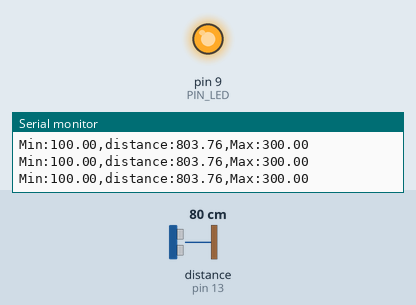
This sketch was run on a simulated Arduino Uno, built with avr-gcc and run on an emulated ATmega328P. Parts: output pins drawn as LEDs (lit = HIGH), the last lines printed to the serial monitor. Wiring (inferred from the names in the program): ultrasonic range finder: trigger pin 12; echo pin 13. The inputs (shaded band) are chosen by the test bench; at power-on: distance to the obstacle (sensor on pin 13) 80 cm. The echo pulse lasts 58.3 µs per cm; pins used as bus, display or sensor lines are not drawn.

Above: at 1.2 s.
1.3 s: distance to the obstacle (sensor on pin 13) set to 18 cm
At 2.1 s:
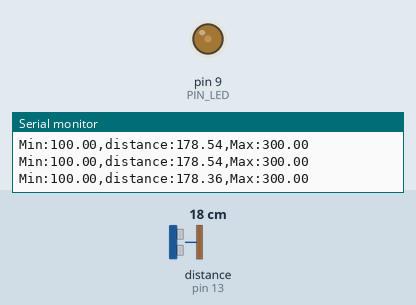
2.8 s: distance to the obstacle (sensor on pin 13) set to 2 cm
At 3.2 s:
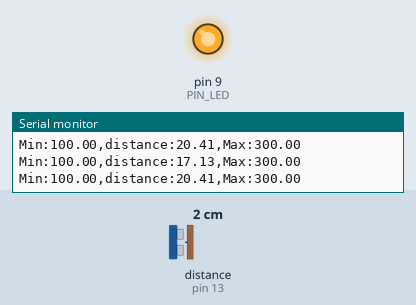
Timing chart, 0 to 5.8 s (numbered marks = the images above; inputs shaded):
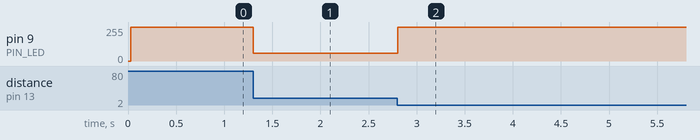

Measured:
- after the input at 1.3 s, pin 9 (PIN_LED): 255/255 → 57/255 at once
- after the input at 2.8 s, pin 9 (PIN_LED): 57/255 → 255/255 at once

The sketch:

08P07.ino
```cpp
#define PIN_LED  9
#define PIN_TRIG 12   // sonar sensor TRIGGER
#define PIN_ECHO 13   // sonar sensor ECHO

// configurable parameters
#define SND_VEL 346.0     // sound velocity at 24 celsius degree (unit: m/sec)
#define INTERVAL 25      // sampling interval (unit: msec)
#define PULSE_DURATION 10 // ultra-sound Pulse Duration (unit: usec)
#define _DIST_MIN 100.0   // minimum distance to be measured (unit: mm)
#define _DIST_MAX 300.0   // maximum distance to be measured (unit: mm)

#define TIMEOUT ((INTERVAL / 2) * 1000.0) // maximum echo waiting time (unit: usec)
#define SCALE (0.001 * 0.5 * SND_VEL) // coefficent to convert duration to distance

unsigned long last_sampling_time;   // unit: msec

void setup() {
  // initialize GPIO pins
  pinMode(PIN_LED, OUTPUT);
  pinMode(PIN_TRIG, OUTPUT);  // sonar TRIGGER
  pinMode(PIN_ECHO, INPUT);   // sonar ECHO
  digitalWrite(PIN_TRIG, LOW);  // turn-off Sonar

  // initialize serial port
  Serial.begin(57600);
}

void loop() {
  float distance;

  // wait until next sampling time.
  if (millis() < (last_sampling_time + INTERVAL))
    return;

  distance = USS_measure(PIN_TRIG, PIN_ECHO); // read distance

  // Distance to LED brightness conversion
  if (distance >= _DIST_MIN && distance <= _DIST_MAX) {
    int brightness = calculateBrightness(distance);
    analogWrite(PIN_LED, brightness);
  } else {
    analogWrite(PIN_LED, 255);  // Turn LED off for out of range distances
  }

  // output the distance to the serial port
  Serial.print("Min:");        Serial.print(_DIST_MIN);
  Serial.print(",distance:");  Serial.print(distance);
  Serial.print(",Max:");       Serial.print(_DIST_MAX);
  Serial.println("");

  // update last sampling time
  last_sampling_time += INTERVAL;
}

// get a distance reading from USS. return value is in millimeter.
float USS_measure(int TRIG, int ECHO) {
  digitalWrite(TRIG, HIGH);
  delayMicroseconds(PULSE_DURATION);
  digitalWrite(TRIG, LOW);

  return pulseIn(ECHO, HIGH, TIMEOUT) * SCALE; // unit: mm
}

// Calculate the LED brightness based on the distance
int calculateBrightness(float distance) {
  if (distance <= 150.0) {
    // Map distance between 100 and 150 mm to LED duty cycle (255 to 128)
    return map(distance, 100, 150, 255, 128);
  } else if (distance <= 200.0) {
    // Map distance between 150 and 200 mm to LED duty cycle (128 to 0)
    return map(distance, 150, 200, 128, 0);
  } else if (distance <= 250.0) {
    // Map distance between 200 and 250 mm to LED duty cycle (0 to 128)
    return map(distance, 200, 250, 0, 128);
  } else {
    // Map distance between 250 and 300 mm to LED duty cycle (128 to 255)
    return map(distance, 250, 300, 128, 255);
  }
}
```
